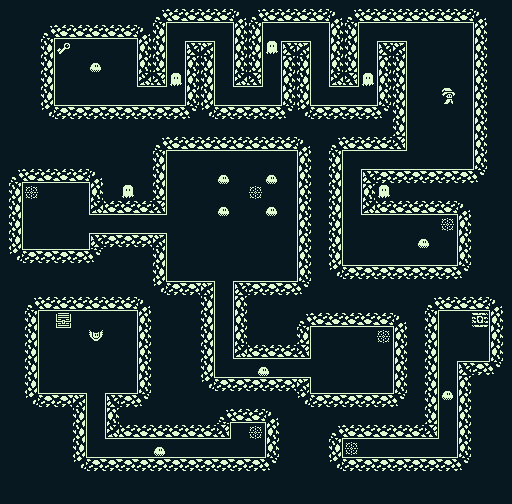

Tiled map render using the project's own tile images. Description and the map definition, with tile-layer contents summarised, below:
An orthogonal 64x63 tile map with 8x8 px tiles, 3 tile layers (Tile Layer 1, walls, actors), 3 tilesets.

<map version="1.0" tiledversion="1.1.4" orientation="orthogonal" renderorder="right-down" width="64" height="63" tilewidth="8" tileheight="8" infinite="0" nextobjectid="1">
 <tileset firstgid="1" name="backgroundTiles" tilewidth="16" tileheight="16" tilecount="40" columns="10">
  <image source="../backgroundTiles.png" width="160" height="64" />
 </tileset>
 <tileset firstgid="41" name="actorTiles" tilewidth="16" tileheight="16" tilecount="20" columns="5">
  <image source="../actorTiles.png" width="80" height="64" />
 </tileset>
 <tileset firstgid="61" name="actorTiles" tilewidth="16" tileheight="16" tilecount="20" columns="5">
  <image source="../actorTiles.png" width="80" height="64" />
 </tileset>
 <layer name="Tile Layer 1" width="64" height="63">
  <data>[4032 cells, 4032 non-empty, 1 distinct tile ids]</data>
 </layer>
 <layer name="walls" width="64" height="63">
  <data>[4032 cells, 354 non-empty, 16 distinct tile ids]</data>
 </layer>
 <layer name="actors" width="64" height="63">
  <data>[4032 cells, 19 non-empty, 7 distinct tile ids]</data>
 </layer>
</map>
